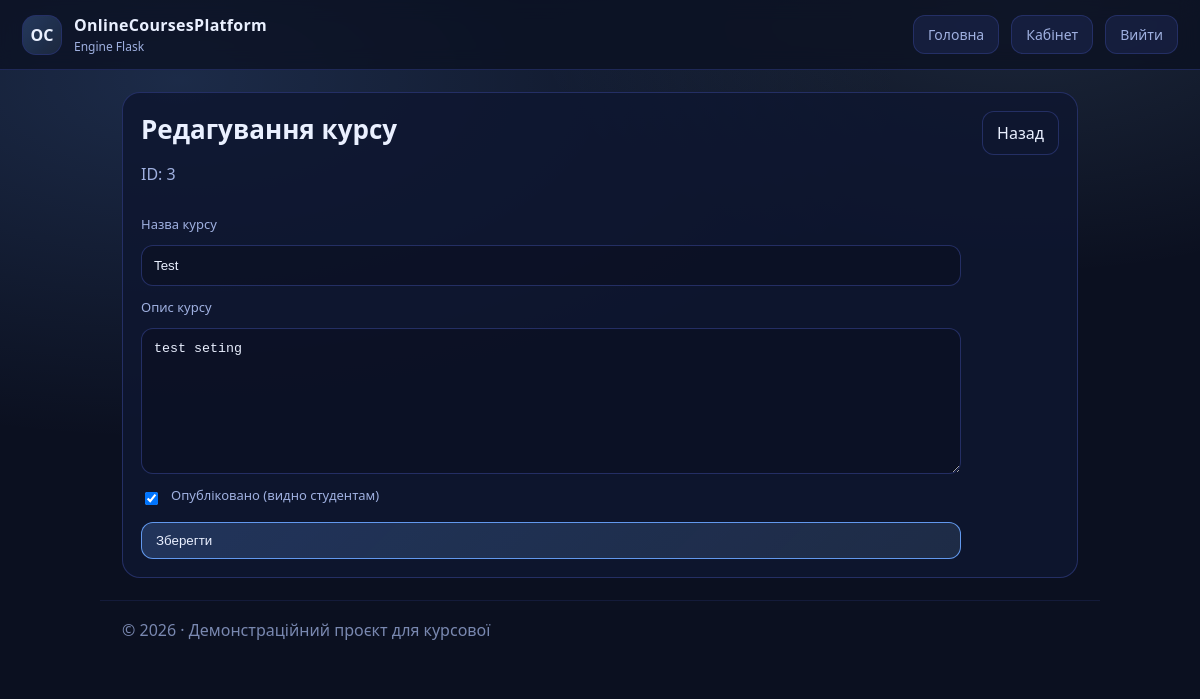
Page /instructor/courses/3/edit (signed in) on the committed database.
### models.py (models this page shows)
class Course(db.Model):
    id = db.Column(db.Integer, primary_key=True)
    title = db.Column(db.String(200), nullable=False)
    description = db.Column(db.Text, nullable=True)
    teacher_id = db.Column(db.Integer, db.ForeignKey("user.id"), nullable=False)
    created_at = db.Column(db.DateTime, default=datetime.utcnow)
    is_published = db.Column(db.Boolean, default=True)

### routes.py (the view, shortened to what this page needs)
@app.route("/instructor/courses/<int:course_id>/edit", methods=["GET", "POST"])
@login_required
def instructor_edit_course(course_id):
    course = must_own_course(course_id)
    return render_template("instructor_edit_course.html", course=course)

### helpers.py (called while the page is built, shortened)
def require_teacher():
    if not current_user.is_authenticated or current_user.role != "teacher":
        abort(403)

def seed_once():
    db.create_all()
    if User.query.first():
        return

def must_own_course(course_id: int):
    require_teacher()
    course = Course.query.get_or_404(course_id)
    if course.teacher_id != current_user.id:
        abort(403)
    return course

### models.py (called while the page is built)
@login_manager.user_loader
def load_user(user_id):
    return User.query.get(int(user_id))

### routes.py (called while the page is built)
@app.before_request
def _seed():
    seed_once()

### templates/instructor_edit_course.html
{% extends "base.html" %}
{% block page_css %}
<link rel="stylesheet" href="{{ url_for('static', filename='css/instructor_edit.css') }}">
{% endblock %}
{% block content %}
<section class="panel">
  <div class="head">
    <div>
      <h1>Редагування курсу</h1>
      <p class="muted">ID: {{ course.id }}</p>
    </div>
    <a class="btn" href="{{ url_for('course_view', course_id=course.id) }}">Назад</a>
  </div>
  <form method="post" class="form">
    <div class="field">
      <label>Назва курсу</label>
      <input name="title" value="{{ course.title }}" required>
    </div>
    <div class="field">
      <label>Опис курсу</label>
      <textarea
        name="description"
        rows="8"
        placeholder="Оновіть опис курсу...">{{ course.description or "" }}</textarea>
    </div>
    <div class="field check">
      <input type="checkbox" name="is_published" {% if course.is_published %}checked{% endif %}>
      <label>Опубліковано (видно студентам)</label>
    </div>
    <button class="btn btn-primary" type="submit">Зберегти</button>
  </form>
</section>
{% endblock %}

### static/css/base.css (style rules this page uses)
:root { --bg:#0b1020; --card:#0f1730; --stroke:#27326b; --text:#eaf0ff; --muted:#9fb0e0; --primary:#6aa5ff; --primary2:#9ad0ff; --ok:#2ed47a; }
* { box-sizing:border-box; }
html,body { height:100%; }
body { margin:0; color:var(--text); background: radial-gradient(1200px 600px at 15% 10%, rgba(106,165,255,.18), transparent 60%), radial-gradient(900px 500px at 85% 0%, rgba(154,208,255,.12), transparent 55%), var(--bg); font-family: system-ui, -apple-system, Segoe UI, Roboto, Arial, sans-serif; }
a { color:inherit; text-decoration:none; }
.btn { padding:10px 14px; border-radius:12px; border:1px solid rgba(39,50,107,.9); background: rgba(15,23,48,.9); color:var(--text); cursor:pointer; display:inline-flex; align-items:center; gap:8px; transition: all .18s ease; }
.btn-primary { border-color: rgba(106,165,255,.9); background: linear-gradient( 135deg, rgba(106,165,255,.22), rgba(154,208,255,.12) ); }
.muted { color:var(--muted); }
input, textarea { width:100%; padding:12px; border-radius:12px; border:1px solid rgba(39,50,107,.9); background: rgba(11,16,32,.55); color:var(--text); outline:none; }
label { font-size:13px; color:var(--muted); display:block; margin-bottom:6px; }

### static/css/instructor_edit.css (style rules this page uses)
.panel { padding:18px; border-radius:18px; background: rgba(15,23,48,.86); border:1px solid rgba(39,50,107,.9); }
.head { display:flex; justify-content:space-between; align-items:flex-start; gap:12px; }
.panel h1 { margin:0; font-size:26px; }
.form { margin-top:14px; display:grid; gap:12px; max-width:820px; }
.field { display:grid; gap:6px; }
.check { display:flex; align-items:center; gap:10px; }
.check input { width:auto; }

### rows in the picture
Course: id "3", title "Test", description "test seting", is_published "☑"

### other values in the picture
{{ 2026 }} "2026"
